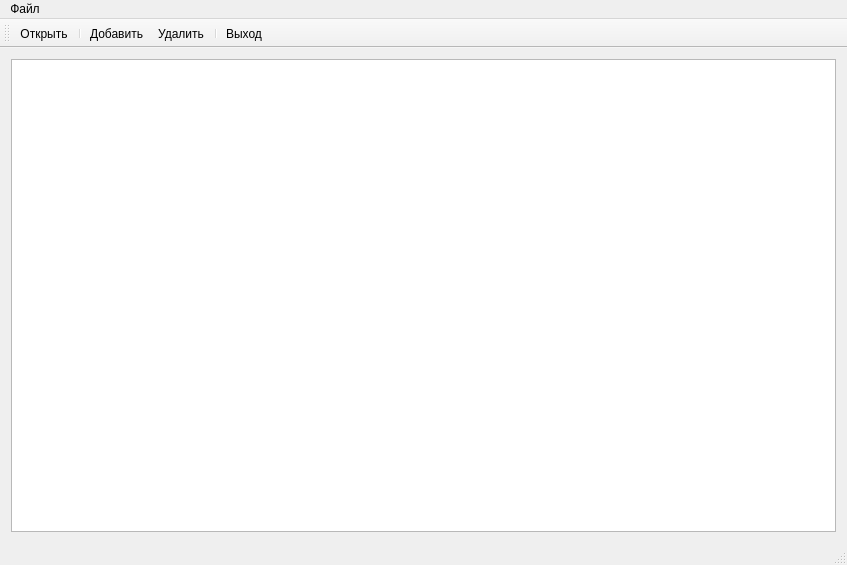
<?xml version="1.0" encoding="UTF-8"?>
<ui version="4.0">
 <class>MainWindow</class>
 <widget class="QMainWindow" name="MainWindow">
  <property name="geometry">
   <rect>
    <x>0</x>
    <y>0</y>
    <width>847</width>
    <height>565</height>
   </rect>
  </property>
  <property name="windowTitle">
   <string>Human</string>
  </property>
  <widget class="QWidget" name="centralWidget">
   <layout class="QVBoxLayout" name="verticalLayout">
    <item>
     <widget class="QTableView" name="tableView">
      <property name="selectionMode">
       <enum>QAbstractItemView::ExtendedSelection</enum>
      </property>
      <property name="selectionBehavior">
       <enum>QAbstractItemView::SelectRows</enum>
      </property>
     </widget>
    </item>
   </layout>
  </widget>
  <widget class="QMenuBar" name="menuBar">
   <property name="geometry">
    <rect>
     <x>0</x>
     <y>0</y>
     <width>847</width>
     <height>21</height>
    </rect>
   </property>
   <widget class="QMenu" name="menu">
    <property name="title">
     <string>Файл</string>
    </property>
    <addaction name="actionOpen"/>
    <addaction name="separator"/>
    <addaction name="actionAdd"/>
    <addaction name="actionDell"/>
    <addaction name="separator"/>
    <addaction name="actionExit"/>
   </widget>
   <addaction name="menu"/>
  </widget>
  <widget class="QToolBar" name="mainToolBar">
   <attribute name="toolBarArea">
    <enum>TopToolBarArea</enum>
   </attribute>
   <attribute name="toolBarBreak">
    <bool>false</bool>
   </attribute>
   <addaction name="actionOpen"/>
   <addaction name="separator"/>
   <addaction name="actionAdd"/>
   <addaction name="actionDell"/>
   <addaction name="separator"/>
   <addaction name="actionExit"/>
  </widget>
  <widget class="QStatusBar" name="statusBar"/>
  <action name="actionOpen">
   <property name="text">
    <string>Открыть</string>
   </property>
   <property name="shortcut">
    <string>Ctrl+O</string>
   </property>
  </action>
  <action name="actionExit">
   <property name="text">
    <string>Выход</string>
   </property>
  </action>
  <action name="actionAdd">
   <property name="text">
    <string>Добавить</string>
   </property>
  </action>
  <action name="actionDell">
   <property name="text">
    <string>Удалить</string>
   </property>
  </action>
 </widget>
 <layoutdefault spacing="6" margin="11"/>
 <resources/>
 <connections/>
</ui>
